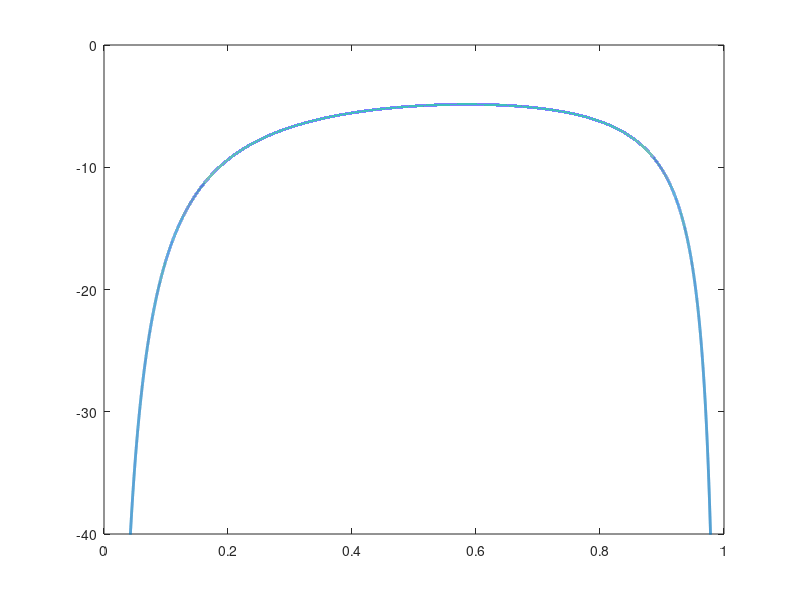

Recreate this plot in MATLAB. (Note: this script raises an error after producing the figure.)
close all; clear all;

%%
pop=1;
beta = 0.06;
r = 0.1;
c = 0.2;
gamma = 1/110;
amax = 0.9;
amin = 0.2;
I0 = 0.99;
%pop=1;
sigma = 0.5;
f = @(t,y)odeswitch(t,y,amin,amax,r,sigma,beta,pop,c,gamma);
t =0:0.01:1000;
ivals = linspace(0,1,length(t));
figure()
plot(ivals, -r*(pop - sigma*ivals)./(beta*(pop-ivals).*ivals),'linewidth',2)
ylim([-40,0])
hold on

%%
[term_times,lvals] = find_term_times(200,130,beta,r,c,gamma,amax,amin,I0,pop,sigma);

%% generates vector plot
Opt1    = odeset('Events', @(t,y)lzero(t, y),'RelTol',1e-8);
lvals_vec = linspace(-1,-15,20);
for i =1:length(lvals_vec)
    [T,Y] = ode45(f,t,[lvals_vec(i),I0], Opt1);
    plot(Y(:,2),Y(:,1),'linewidth',2, 'color','r')
    ylim([-40,0])
end
%%
i_sing = pop - sqrt(pop*r*gamma*(1-sigma)/(c*beta));
l_sing = -r*(pop-sigma*i_sing)/(beta*(pop-i_sing)*i_sing);
plot(i_sing, l_sing, '*','linewidth',2, 'color','black', 'markersize',5)
%%
r1 = shooting_switch(115,-4.89,-4.88,beta,r,c,gamma,amax,amin,I0,pop,sigma);
%%
r2 = shooting_switch(115,lvals(10),lvals(8),beta,r,c,gamma,amax,amin,I0,pop,sigma);
%%
r3 = shooting_switch(115,lvals(4),-7.11,beta,r,c,gamma,amax,amin,I0,pop,sigma);

%%
ivals = linspace(0,1,length(t));
plot(ivals, -r*(pop - sigma*ivals)./(beta*(pop-ivals).*ivals),'linewidth',2)
ylim([-20,1])
hold on
[~,Y] = ode45(f,t,[r1,I0]);
Y(end,1)
plot(Y(:,2),Y(:,1),'linewidth',2)

[~,Y] = ode45(f,t,[r2,I0]);
Y(end,1)
plot(Y(:,2),Y(:,1),'linewidth',2)

[~,Y] = ode45(f,t,[r3,I0]);
Y(end,1)
plot(Y(:,2),Y(:,1),'linewidth',2)
legend('','\lambda =-4.8884','\lambda =-7.0806','\lambda = -7.1147')
%%
% [switches,indexes]= bisection3(term_times,switch_times,Final_time);
% objf2 = zeros(length(switches),1);
% count=1;
% for i = 1:length(switches)
%     t1 = switches(1,i);
%     t2 = switches(2,i);
%     a_vobj = zeros(length(trange),1);
%     I_vobj = zeros(length(trange),1);
%     
%     a_vobj(trange<=t1)=amax*ones(length(a_vobj(trange<=t1)),1);
%     a_vobj(trange>t1 & trange<=t2)=amin*ones(length(a_vobj(trange>t1 & trange<=t2)),1);
%     a_vobj(trange>t2)=amax*ones(length(a_vobj(trange>t2)),1);
%     
%     I_1= @(t) dM*I0./(amax*beta*I0 + (dM - amax*beta*I0)*exp(-dM*t));
%     I_2= @(t) dm*I_1(t1)./(amin*beta*I_1(t1) + (dm - amin*beta*I_1(t1))*exp(-dm*(t-t1)));
%     I_3= @(t) dM*I_2(t2)./(amax*beta*I_2(t2) + (dM - amax*beta*I_2(t2))*exp(-dM*(t-t2)));
% 
% 
%     I_vobj(trange<=t1) = I_1(trange(trange<=t1));
%     I_vobj(trange>t1 & trange<=t2) = I_2(trange(trange>t1&trange<=t2));
%     I_vobj(trange>t2) = I_3(trange(trange>t2));
%                               
%     objf2(count) = trapz(r*a_vobj.*(pop-sigma*I_vobj) - c*I_vobj);
%     count=count+1;
% end
% 
% %% Root Finding
% [switches,~]= bisection3(term_times,switch_times,Final_time)
% 
% function [switch_time,mid_time] = bisection(a,b,term_times,switch_times,time_val)
%    
%     a_time = term_times(round(a));
%     b_time = term_times(round(b));
%     xmid = (a+b)/2;
%     mid_time = term_times(round(xmid));
%     switch_time=switch_times(:,round(xmid));
%     
%     while abs(a-b)>1e-8
%         if (mid_time-time_val) == 0
%             break
%         elseif sign(a_time-time_val) == sign(b_time-time_val)
%             a = xmid;
%         else
%             b = xmid;
%         end
%     a_time = term_times(round(a));
%     b_time = term_times(round(b));
%     xmid = (a+b)/2;
%     mid_time = term_times(round(xmid));
%     switch_time=switch_times(:,round(xmid));
%     end
% end
% 
% function [switch_time,idxs] = bisection3(term_times,switch_times,time_val)
%    switch_time =zeros(2,3); 
%    idxs = zeros(1,3);
%    a = 1;
%    b = a+1;
%    a_time = term_times(round(a));
%    b_time = term_times(round(b));
%    while sign(a_time-time_val) == sign(b_time-time_val)
%        b = b+1;
%        b_time = term_times(round(b));
%    end
%    
%    [switch_time(:,1),idxs(1)] = bisection(a,b,term_times,switch_times,time_val);
%    a = b+1;
%    b = a+1;
%    a_time = term_times(round(a));
%    b_time = term_times(round(b));
%    while sign(a_time-time_val) == sign(b_time-time_val)
%        b = b+1;
%        b_time = term_times(round(b));
%    end
%    [switch_time(:,2),idxs(2)] = bisection(a,b+1,term_times,switch_times,time_val);
%    a = b+1;
%    b = a+1;
%    a_time = term_times(round(a));
%    b_time = term_times(round(b));
%    while sign(a_time-time_val) == sign(b_time-time_val)
%        b = b+1;
%        b_time = term_times(round(b));
%    end
%    [switch_time(:,3),idxs(3)] = bisection(a,b,term_times,switch_times,time_val);
% end
